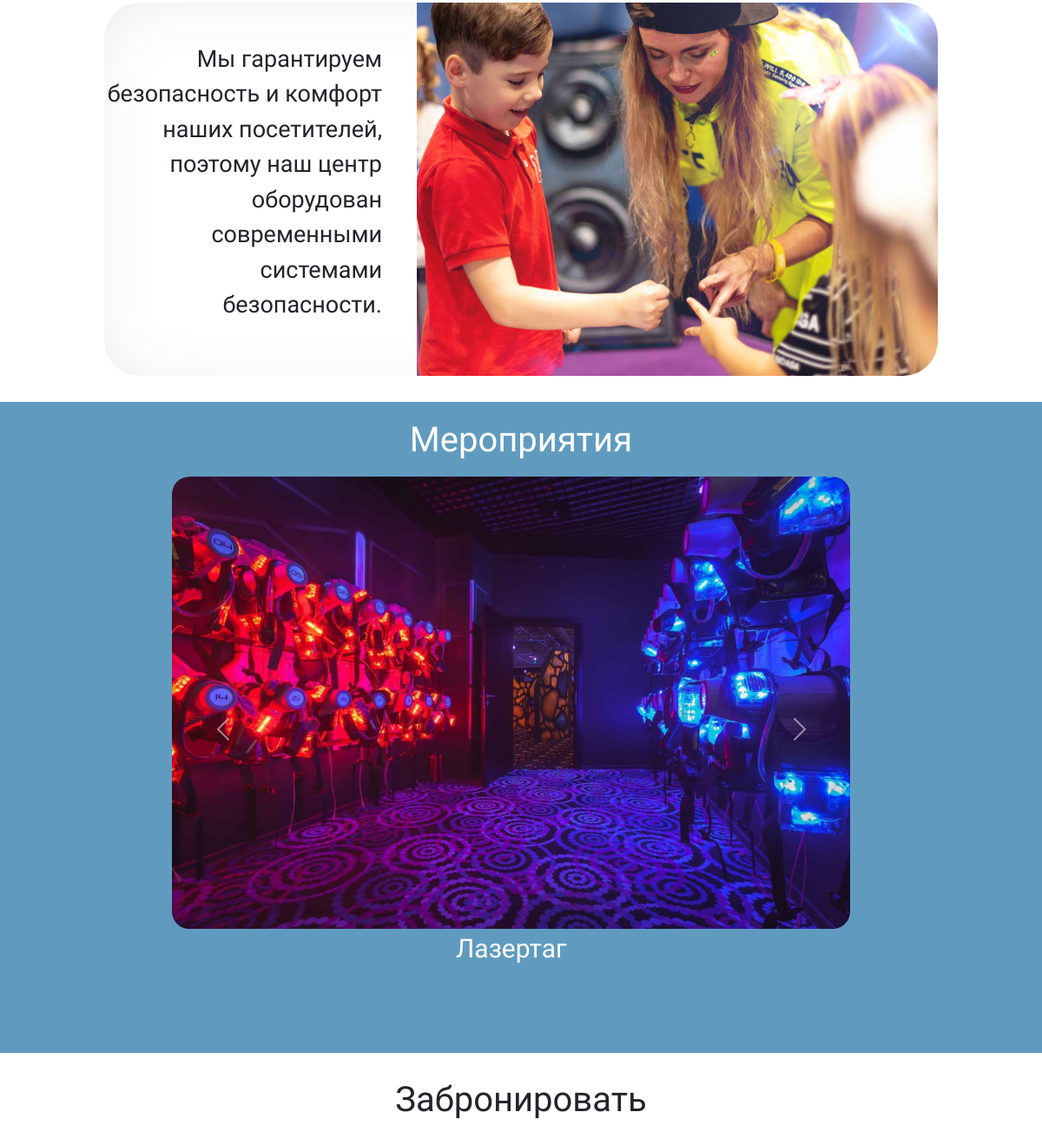
Before: / (middle part) with the older database file.
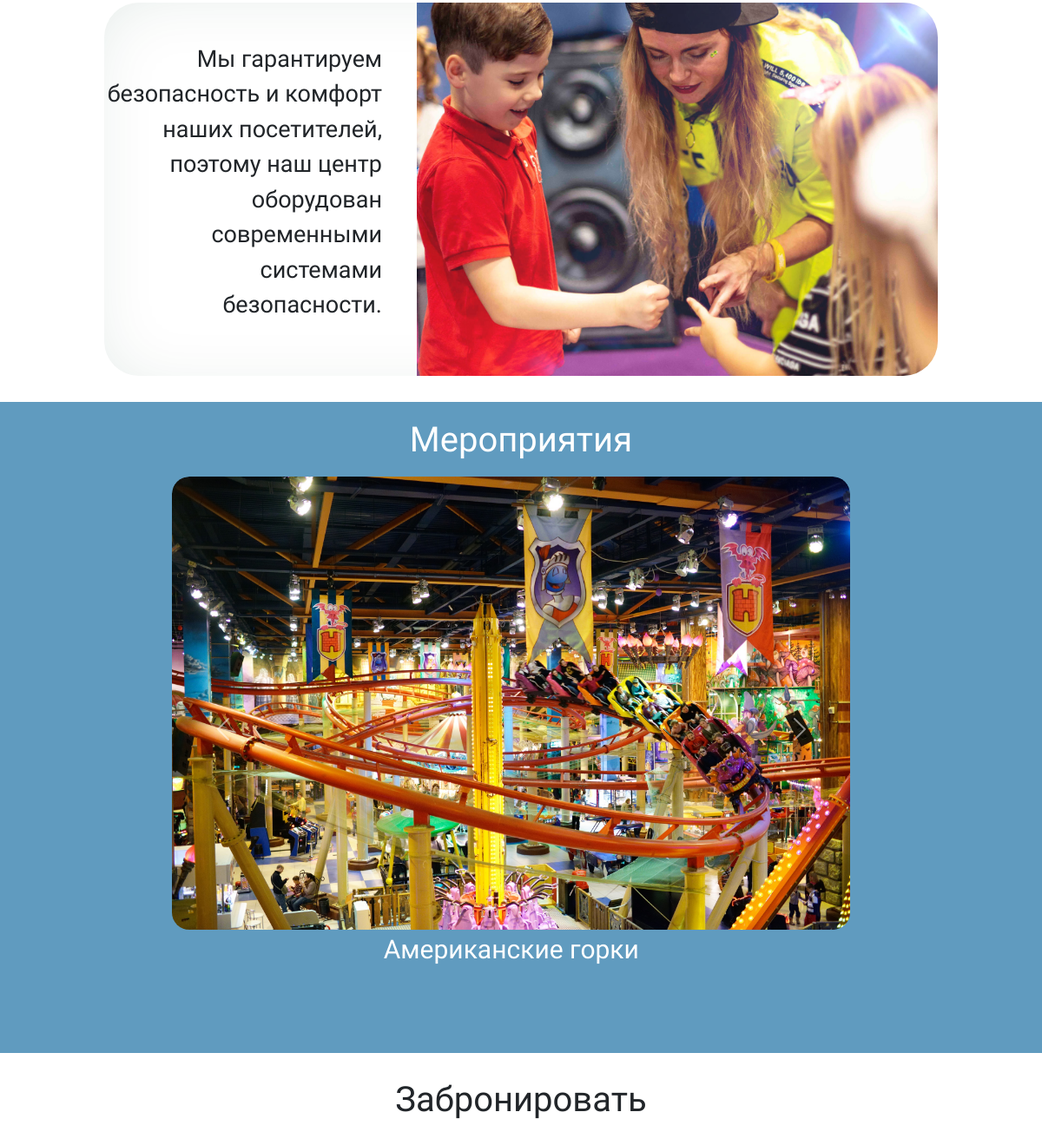
After: the same page with the newer database file.
### tables this page shows
CREATE TABLE `events` (
  `id_event` int NOT NULL,
  `title` varchar(150) NOT NULL,
  `photo` varchar(250) NOT NULL,
  `price` varchar(150) NOT NULL,
  `description` varchar(600) NOT NULL
);

### index.php (the view, shortened to what this page needs)
<?php
include "headerIndex.php";
require_once "connect.php";
$query = "SELECT * FROM `events` ORDER BY `events`.`id_event` DESC";
$result = mysqli_query($con, $query);
?>
<div class="AboutUs" id="AboutUs">
    <div class="AboutUsText2">
        <p style="margin-right: 20px;">
            Мы гарантируем безопасность и комфорт наших посетителей,
            поэтому наш центр оборудован современными системами безопасности.
        </p>
        <img src="/assets/img/mainphoto3.jpg" alt="mainPhoto3">
    </div>
</div>
<div class="events" id="event">
    <h1 style="padding: 20px 0 10px 0;">Мероприятия</h1>
    <div class="container">
        <div id="carouselExample" class="carousel slide">
            <div class="carousel-inner">
                <?php
                while ($info = mysqli_fetch_array($result)) {
                ?>
                    <div class="carousel-item active">
                        <a href="/event.php?EventId=<?= $info['id_event'] ?>"><img src="/assets/img/<?= $info['photo'] ?>" class="d-block w-100" alt="2"></a>
                        <p style="font-size:30px;"><?= $info['title'] ?></p>
                    </div>
                <?php
                    break;
                }
                ?>
            </div>
            <button class="carousel-control-prev" type="button" data-bs-target="#carouselExample" data-bs-slide="prev">
                <span class="carousel-control-prev-icon" aria-hidden="true"></span>
            </button>
            <button class="carousel-control-next" type="button" data-bs-target="#carouselExample" data-bs-slide="next">
                <span class="carousel-control-next-icon" aria-hidden="true"></span>
            </button>
        </div>
    </div>
</div>
<div class="booking" id="booking">
    <h1 style="text-align:center; margin:30px 0 30px 0; font-family: 'Comfortaa', cursive;">Забронировать</h1>
</div>
<?php
include "footer.php";
?>

### headerIndex.php (shortened to what this page needs)
<!DOCTYPE html>
<html lang="en">
<head>
    <link rel="stylesheet" href="style.css">
    <link href="https://cdn.jsdelivr.net/npm/bootstrap@5.3.0-alpha3/dist/css/bootstrap.min.css" rel="stylesheet">
</head>
<body>

### footer.php (shortened to what this page needs)
</body>
</html>

### style.css (style rules this page uses)
* { margin: 0; padding: 0; font-family: "Comfortaa", cursive; }
button { font-family: "Comfortaa", cursive; font-weight: bold; background-color: #4caf50; color: white; padding: 14px 20px; margin: 8px 0; border: none; cursor: pointer; }
.AboutUs { font-family: "Comfortaa", cursive; margin: auto; max-width: 80%; }
.AboutUsText2 { display: flex; align-items: center; justify-content: center; text-align: right; font-size: 27px; margin: 50px 0 30px 0; border-radius: 40px; -webkit-box-shadow: 0px 5px 100px -45px rgba(9, 69, 45, 0.2) inset; -moz-box-shadow: 0px 5px 100px -45px rgba(9, 69, 45, 0.2) inset; box-shadow: 0px 5px 100px -45px rgba(9, 69, 45, 0.2) inset; }
.AboutUsText2 > p { padding-right: 20px; }
.AboutUsText2 > img { width: 600px; border-radius: 0 40px 40px 0; }
.events { text-align: center; font-family: "Comfortaa", cursive; width: 100%; height: 750px; background-color: #609bbf; color: white; }
.carousel { position: relative; left: 14%; width: 70%; }
.carousel-item > a > img { border-radius: 20px; }
.carousel-inner { border-radius: 20px; }
.booking { font-family: "Comfortaa", cursive; font-size: 27px; }

Changed rows visible on the page:
removed events: photo (picture), title "Лазертаг"
now on this page (row unchanged): events: photo (picture), title "Американские горки"
